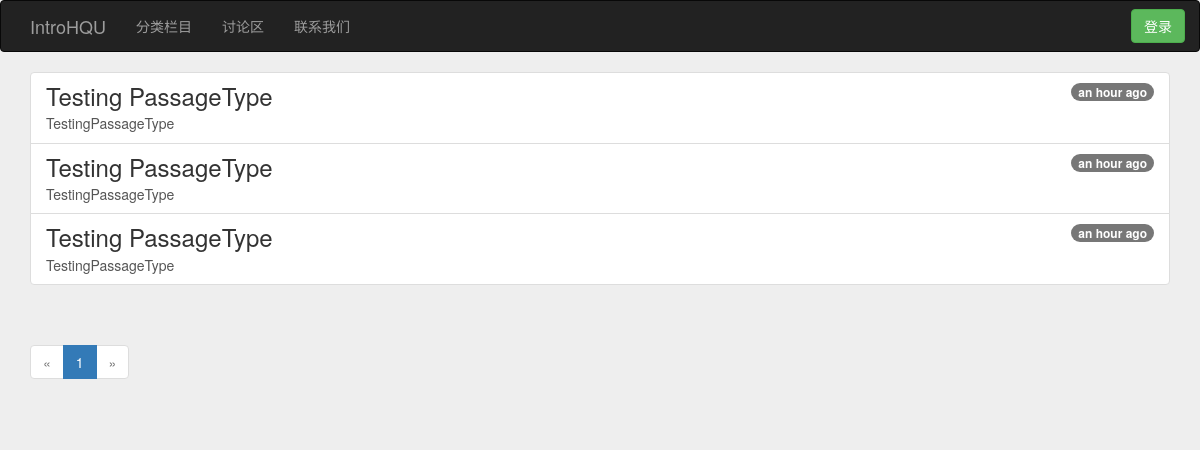
/passage_list, run on the app's committed database.
### app/models.py (models this page shows, shortened)
class Passage(db.Model):
    __tablename__ = "passages"
    id = db.Column(db.Integer, primary_key=True)
    title = db.Column(db.UnicodeText)
    body = db.Column(db.UnicodeText)
    body_html = db.Column(db.UnicodeText)
    timestamp = db.Column(db.DateTime, index=True, default=datetime.utcnow)
    author_id = db.Column(db.Integer, db.ForeignKey("users.id"))
    passage_type = db.Column(db.Integer, db.ForeignKey("passagetypes.id"))
    comments = db.relationship("Comment", backref="passage", lazy="dynamic")

### app/main/views.py (the view)
@main.route("/passage_list", methods=["GET", "POST"])
def passage_list():
    page = request.args.get("page", 1, type=int)
    pagination = Passage.query.order_by(Passage.timestamp.desc()).paginate(page, per_page=current_app.config["INTROHQU_POSTS_PER_PAGE"], error_out=False)
    passages = pagination.items
    return render_template("main/passage_list.html", passages=passages, pagination=pagination)

### app/auth/views.py (called while the page is built)
@auth.before_app_request
def before_request():
    if current_user.is_authenticated \
            and not current_user.confirmed \
            and request.endpoint[:5] != "auth." \
            and request.endpoint != "static":
        return redirect(url_for("auth.unconfirmed"))

### app/templates/main/passage_list.html (shortened to what this page needs)
{% extends "base.html" %}
{% import "_macros.html" as macros %}
{% block content %}
<div class="list-group">
    {% for passage in passages %}
    <a class="list-group-item" href="{{ url_for("main.show_passage", id=passage.id) }}">
        <span class="badge">{{ moment(passage.timestamp).fromNow() }}</span>
        <h3 class="list-group-item-heading">{{ passage.title }}</h3>
        <p class="list-group-item-text">{{ passage.body }}</p>
    </a>
    {% endfor %}
</div>
<div class="pagination">
    {{ macros.pagination_widget(pagination, "main.passage_list") }}
</div>
{% endblock %}

### app/templates/base.html (shortened to what this page needs)
<!doctype html>
<html>
    <head>
        <link rel="stylesheet" href="{{ url_for("static", filename="bootstrap/css/bootstrap.min.css") }}">
        <link rel="stylesheet" href="{{ url_for("static", filename="custom/main.css") }}">
    </head>
    <body>
        <nav class="navbar navbar-inverse" role="navigation">
            <div class="container">
                <div class="navbar-header">
                    <a class="navbar-brand" href="{{ url_for("main.index") }}">IntroHQU</a>
                </div>
                <div>
                    <ul class="nav navbar-nav navbar-left">
                        <li><a href="{{ url_for("main.passage_list") }}">分类栏目</a></li>
                        <li><a href="#">讨论区</a></li>
                        <li><a href="#">联系我们</a></li>
                    </ul>
                </div>
                <div class="navbar-right">
                    {% if current_user.is_authenticated %}
                    <p class="navbar-text">Hello, {{ current_user.username }}</p>
                    <a class="btn btn-default navbar-btn" href="{{ url_for("auth.logout") }}">Sign Out</a>
                    {% else %}
                    <a class="btn btn-success navbar-btn" href="{{ url_for("auth.login") }}">登录</a>
                    {% endif %}
                </div>
            </div>
        </nav>
        <div class="container">
            {% block content %}{% endblock %}
        </div>
    </body>
</html>

### app/templates/_macros.html
{% macro pagination_widget(pagination, endpoint) %}
<ul class="pagination">
    <li {% if not pagination.has_prev %} class="disabled" {% endif %}>
        <a href="{% if pagination.has_prev %}
                     {{ url_for(endpoint, page=pagination.page - 1, **kwargs) }}
                 {% else %}
                     #
                 {% endif %}">
            &laquo;
        </a>
    </li>
    {% for p in pagination.iter_pages() %}
        {% if p %}
            {% if p == pagination.page %}
            <li class="active">
                <a href="{{ url_for(endpoint, page=p, **kwargs) }}">{{ p }}</a>
            </li>
            {% else %}
            <li>
                <a href="{{ url_for(endpoint, page=p, **kwargs) }}">{{ p }}</a>
            </li>
            {% endif %}
        {% else %}
        <li class="disabled"><a href="#">&hellip;</a></li>
        {% endif %}
    {% endfor %}
    <li {% if not pagination.has_next %} class="disabled" {% endif %}>
        <a href="{% if pagination.has_next %}
                     {{ url_for(endpoint, page=pagination.page + 1, **kwargs) }}
                 {% else %}
                     #
                 {% endif %}">
            &raquo;
        </a>
    </li>
</ul>
{% endmacro %}

### app/static/custom/main.css (style rules this page uses)
body { background-color: #eee; }

### data on the page
Passage: timestamp "an hour ago", title "Testing PassageType", body "TestingPassageType"
Passage: timestamp "an hour ago", title "Testing PassageType", body "TestingPassageType"
Passage: timestamp "an hour ago", title "Testing PassageType", body "TestingPassageType"

### other printed values
{{ p }} "1"
